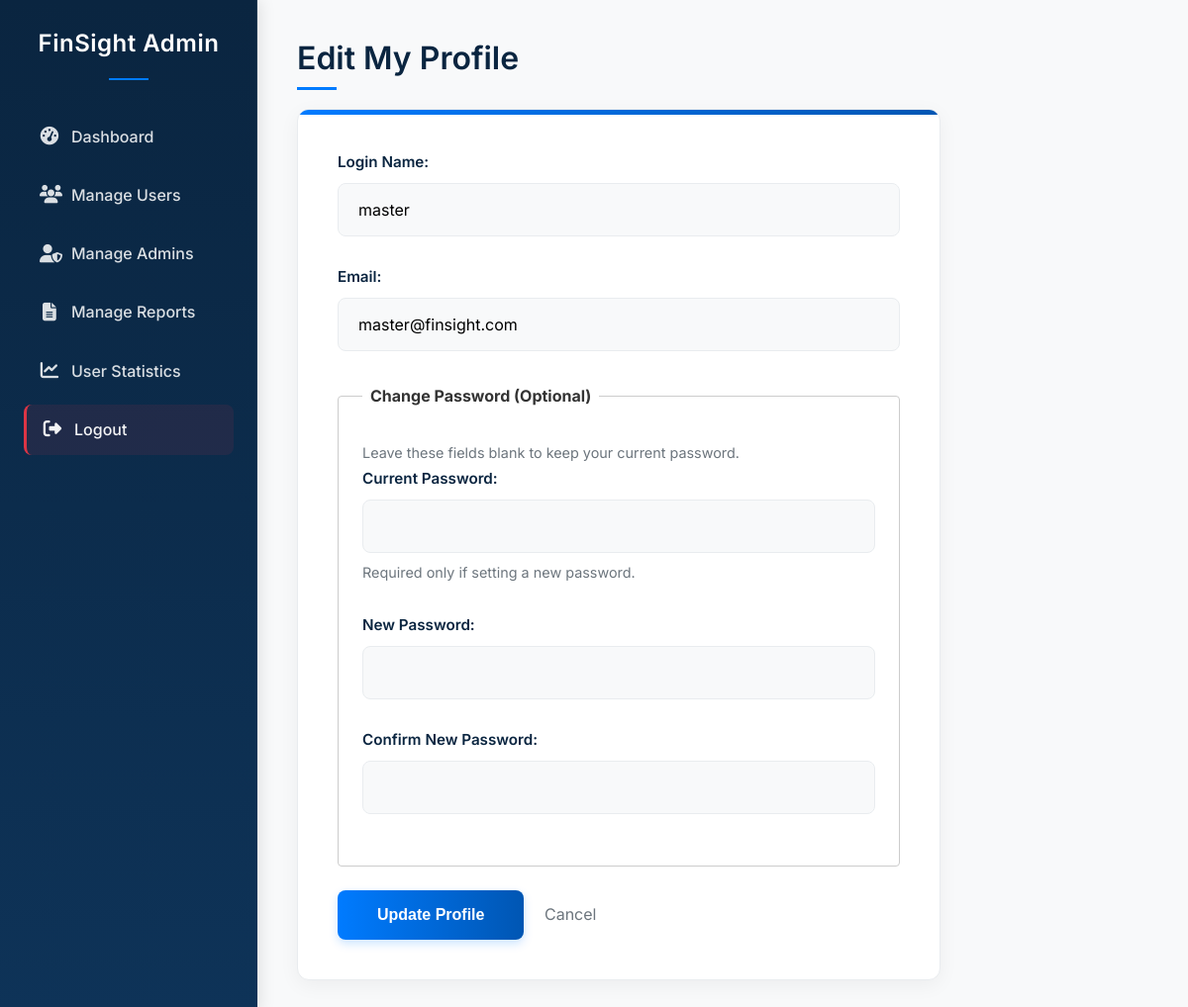
The page /admin_edit_admin_profile.php (signed in) on the database as committed earlier.
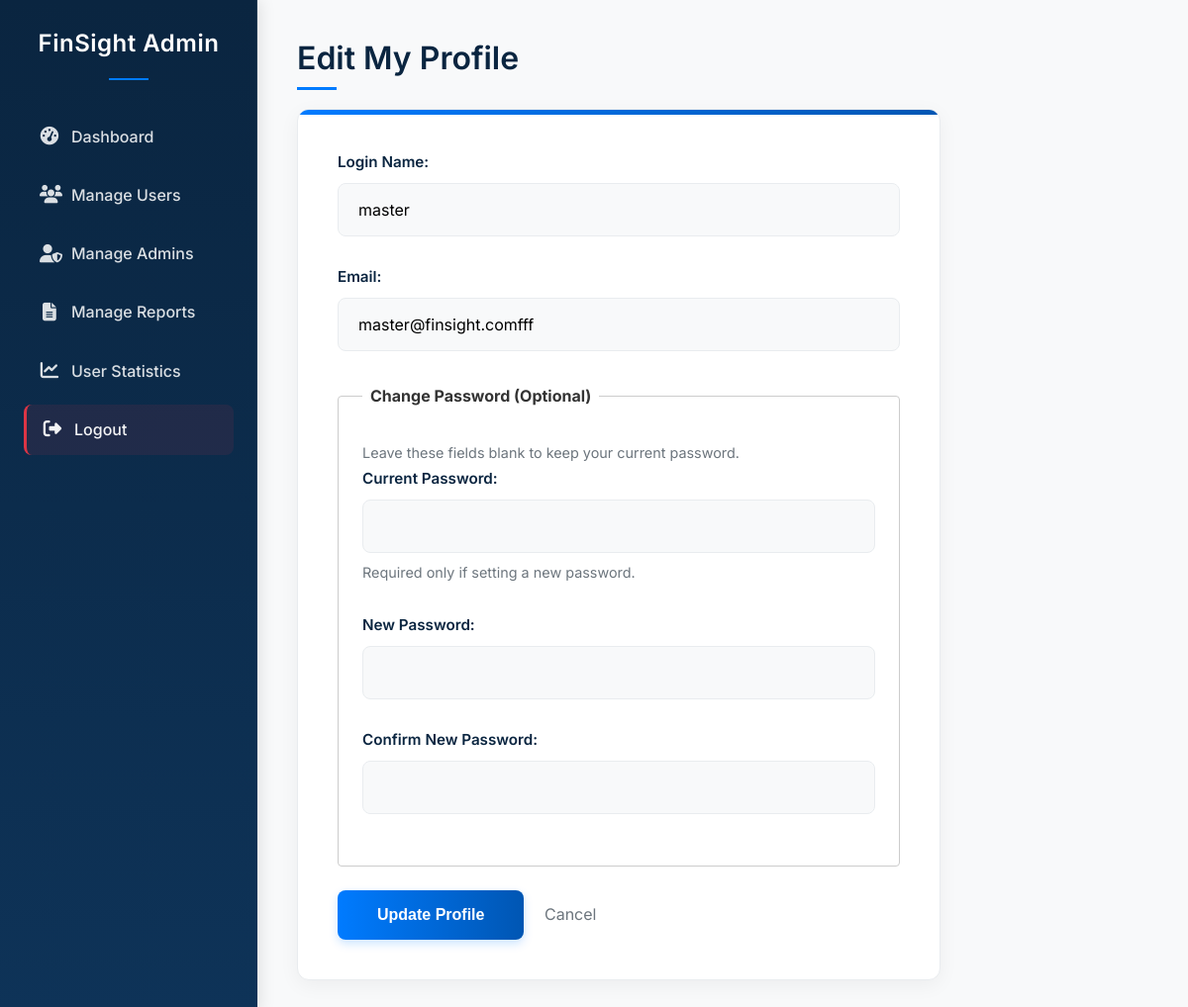
The same page on the database as committed later.
### tables this page shows
CREATE TABLE `admin_file` (
  `Admin_ID` int(11) NOT NULL,
  `Admin_Login_Name` varchar(50) NOT NULL,
  `Password` varchar(256) NOT NULL,
  `Email` varchar(200) DEFAULT NULL,
  `Add_Time` datetime NOT NULL,
  `Privileges` varchar(200) DEFAULT NULL,
  `Roles` varchar(200) DEFAULT NULL,
  `Change_Timestamp` datetime DEFAULT NULL,
  `Referral_Admin_ID` int(11) DEFAULT NULL
);

### admin_edit_admin_profile.php (the view, shortened to what this page needs)
<?php
require_once 'admin_header.php';
require_once 'admin_db_connect.php';
$admin_id = $_SESSION['admin_id'];
$admin = null;
$stmt_fetch = $conn->prepare("SELECT Admin_Login_Name, Email FROM admin_file WHERE Admin_ID = ?");
if ($stmt_fetch) {
    $stmt_fetch->bind_param("i", $admin_id);
    $stmt_fetch->execute();
    $result = $stmt_fetch->get_result();
    if ($result->num_rows === 1) {
        $admin = $result->fetch_assoc();
    } else {
        $message = "Could not find your profile data.";
        $message_type = 'error';
        session_destroy();
        header("Location: admin_login.php");
        exit();
    }
} else {
    $message = "Error fetching profile data: " . $conn->error;
    $message_type = 'error';
}
?>
<h1>Edit My Profile</h1>
<?php if ($admin):  ?>
<form action="admin_edit_admin_profile.php" method="post" class="admin-form">
    <div class="form-group">
        <label for="login_name">Login Name:</label>
        <input type="text" id="login_name" name="login_name" value="<?php echo htmlspecialchars($admin['Admin_Login_Name']); ?>" required>
    </div>
    <div class="form-group">
        <label for="email">Email:</label>
        <input type="email" id="email" name="email" value="<?php echo htmlspecialchars($admin['Email']); ?>" required>
    </div>
    <fieldset style="margin-top: 2rem; border: 1px solid #ccc; padding: 1.5rem; border-radius: 4px;">
        <legend style="padding: 0 0.5rem; font-weight: bold;">Change Password (Optional)</legend>
        <p class="form-note">Leave these fields blank to keep your current password.</p>
        <div class="form-group">
            <label for="current_password_verify">Current Password:</label>
            <input type="password" id="current_password_verify" name="current_password_verify">
            <p class="form-note">Required only if setting a new password.</p>
        </div>
         <div class="form-group">
            <label for="new_password">New Password:</label>
            <input type="password" id="new_password" name="new_password">
        </div>
         <div class="form-group">
            <label for="confirm_new_password">Confirm New Password:</label>
            <input type="password" id="confirm_new_password" name="confirm_new_password">
        </div>
    </fieldset>
    <button type="submit" name="update_profile" style="margin-top: 1.5rem;">Update Profile</button>
    <a href="admin_dashboard.php" style="margin-left: 1rem; text-decoration: none; color: #6c757d;">Cancel</a>
</form>
<?php else: ?>
    <p>Could not load your profile data. Please try logging out and back in.</p>
<?php endif; ?>
<?php require_once 'admin_footer.php'; ?>

Rows that differ between the two databases and show on the page:
changed admin_file "master": email "master@finsight.com" → "master@finsight.comfff"
